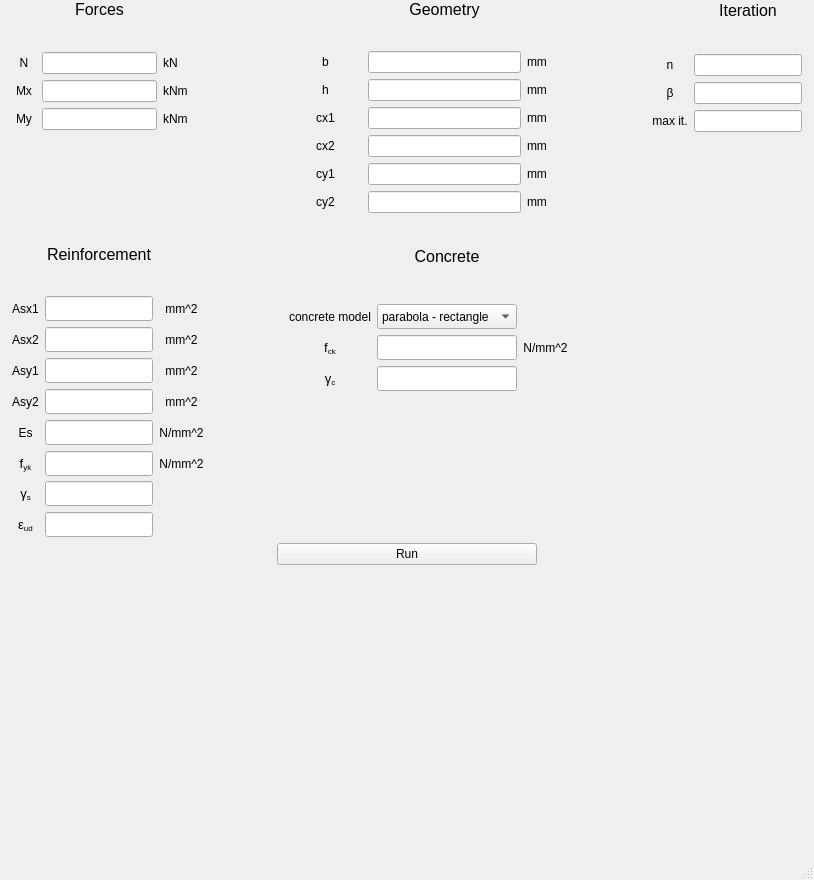
<?xml version="1.0" encoding="UTF-8"?>
<ui version="4.0">
 <class>MainWindow</class>
 <widget class="QMainWindow" name="MainWindow">
  <property name="enabled">
   <bool>true</bool>
  </property>
  <property name="geometry">
   <rect>
    <x>0</x>
    <y>0</y>
    <width>814</width>
    <height>880</height>
   </rect>
  </property>
  <property name="sizePolicy">
   <sizepolicy hsizetype="Fixed" vsizetype="Fixed">
    <horstretch>1</horstretch>
    <verstretch>1</verstretch>
   </sizepolicy>
  </property>
  <property name="minimumSize">
   <size>
    <width>814</width>
    <height>849</height>
   </size>
  </property>
  <property name="maximumSize">
   <size>
    <width>814</width>
    <height>880</height>
   </size>
  </property>
  <property name="windowTitle">
   <string>Column Input</string>
  </property>
  <property name="animated">
   <bool>true</bool>
  </property>
  <widget class="QWidget" name="centralwidget">
   <widget class="QLabel" name="label_18">
    <property name="geometry">
     <rect>
      <x>275</x>
      <y>570</y>
      <width>264</width>
      <height>271</height>
     </rect>
    </property>
    <property name="text">
     <string/>
    </property>
    <property name="pixmap">
     <pixmap resource="resourcesColumn.qrc">:/columnPic/columnPic.jpg</pixmap>
    </property>
    <property name="scaledContents">
     <bool>true</bool>
    </property>
   </widget>
   <widget class="QWidget" name="">
    <property name="geometry">
     <rect>
      <x>12</x>
      <y>0</y>
      <width>790</width>
      <height>565</height>
     </rect>
    </property>
    <layout class="QVBoxLayout" name="verticalLayout">
     <item>
      <layout class="QGridLayout" name="gridLayout_6">
       <item row="0" column="0">
        <layout class="QGridLayout" name="gridLayout">
         <item row="0" column="1">
          <widget class="QLabel" name="label_13">
           <property name="sizePolicy">
            <sizepolicy hsizetype="Preferred" vsizetype="Fixed">
             <horstretch>0</horstretch>
             <verstretch>0</verstretch>
            </sizepolicy>
           </property>
           <property name="font">
            <font>
             <pointsize>12</pointsize>
            </font>
           </property>
           <property name="text">
            <string>Forces</string>
           </property>
           <property name="alignment">
            <set>Qt::AlignCenter</set>
           </property>
          </widget>
         </item>
         <item row="1" column="1">
          <widget class="QLabel" name="label_25">
           <property name="minimumSize">
            <size>
             <width>0</width>
             <height>20</height>
            </size>
           </property>
           <property name="text">
            <string/>
           </property>
           <property name="alignment">
            <set>Qt::AlignCenter</set>
           </property>
          </widget>
         </item>
         <item row="2" column="0">
          <widget class="QLabel" name="NxLabel">
           <property name="minimumSize">
            <size>
             <width>24</width>
             <height>0</height>
            </size>
           </property>
           <property name="text">
            <string>N</string>
           </property>
           <property name="alignment">
            <set>Qt::AlignCenter</set>
           </property>
          </widget>
         </item>
         <item row="2" column="1">
          <widget class="QLineEdit" name="nx">
           <property name="text">
            <string/>
           </property>
           <property name="alignment">
            <set>Qt::AlignCenter</set>
           </property>
          </widget>
         </item>
         <item row="2" column="2">
          <widget class="QLabel" name="label">
           <property name="text">
            <string>kN</string>
           </property>
          </widget>
         </item>
         <item row="3" column="0">
          <widget class="QLabel" name="MxLabel">
           <property name="minimumSize">
            <size>
             <width>24</width>
             <height>0</height>
            </size>
           </property>
           <property name="text">
            <string>Mx</string>
           </property>
           <property name="alignment">
            <set>Qt::AlignCenter</set>
           </property>
          </widget>
         </item>
         <item row="3" column="1">
          <widget class="QLineEdit" name="mx">
           <property name="sizePolicy">
            <sizepolicy hsizetype="Preferred" vsizetype="Fixed">
             <horstretch>0</horstretch>
             <verstretch>0</verstretch>
            </sizepolicy>
           </property>
           <property name="text">
            <string/>
           </property>
           <property name="alignment">
            <set>Qt::AlignCenter</set>
           </property>
          </widget>
         </item>
         <item row="3" column="2">
          <widget class="QLabel" name="label_2">
           <property name="minimumSize">
            <size>
             <width>41</width>
             <height>0</height>
            </size>
           </property>
           <property name="text">
            <string>kNm</string>
           </property>
          </widget>
         </item>
         <item row="4" column="0">
          <widget class="QLabel" name="MxLabel_2">
           <property name="minimumSize">
            <size>
             <width>24</width>
             <height>0</height>
            </size>
           </property>
           <property name="text">
            <string>My</string>
           </property>
           <property name="alignment">
            <set>Qt::AlignCenter</set>
           </property>
          </widget>
         </item>
         <item row="4" column="1">
          <widget class="QLineEdit" name="my">
           <property name="text">
            <string/>
           </property>
           <property name="alignment">
            <set>Qt::AlignCenter</set>
           </property>
          </widget>
         </item>
         <item row="4" column="2">
          <widget class="QLabel" name="label_19">
           <property name="text">
            <string>kNm</string>
           </property>
          </widget>
         </item>
         <item row="5" column="1">
          <widget class="QLabel" name="label_26">
           <property name="minimumSize">
            <size>
             <width>0</width>
             <height>20</height>
            </size>
           </property>
           <property name="text">
            <string/>
           </property>
           <property name="alignment">
            <set>Qt::AlignCenter</set>
           </property>
          </widget>
         </item>
         <item row="6" column="1">
          <widget class="QLabel" name="label_27">
           <property name="minimumSize">
            <size>
             <width>0</width>
             <height>20</height>
            </size>
           </property>
           <property name="text">
            <string/>
           </property>
           <property name="alignment">
            <set>Qt::AlignCenter</set>
           </property>
          </widget>
         </item>
         <item row="7" column="1">
          <widget class="QLabel" name="label_28">
           <property name="minimumSize">
            <size>
             <width>0</width>
             <height>20</height>
            </size>
           </property>
           <property name="text">
            <string/>
           </property>
           <property name="alignment">
            <set>Qt::AlignCenter</set>
           </property>
          </widget>
         </item>
         <item row="8" column="1">
          <widget class="QLabel" name="label_29">
           <property name="minimumSize">
            <size>
             <width>0</width>
             <height>20</height>
            </size>
           </property>
           <property name="text">
            <string/>
           </property>
           <property name="alignment">
            <set>Qt::AlignCenter</set>
           </property>
          </widget>
         </item>
        </layout>
       </item>
       <item row="0" column="2">
        <layout class="QGridLayout" name="gridLayout_4">
         <item row="0" column="1">
          <widget class="QLabel" name="label_16">
           <property name="font">
            <font>
             <pointsize>12</pointsize>
            </font>
           </property>
           <property name="text">
            <string>Geometry</string>
           </property>
           <property name="alignment">
            <set>Qt::AlignCenter</set>
           </property>
          </widget>
         </item>
         <item row="1" column="1">
          <widget class="QLabel" name="label_24">
           <property name="minimumSize">
            <size>
             <width>0</width>
             <height>20</height>
            </size>
           </property>
           <property name="text">
            <string/>
           </property>
           <property name="alignment">
            <set>Qt::AlignCenter</set>
           </property>
          </widget>
         </item>
         <item row="2" column="0">
          <widget class="QLabel" name="bLabel">
           <property name="minimumSize">
            <size>
             <width>73</width>
             <height>0</height>
            </size>
           </property>
           <property name="text">
            <string>b</string>
           </property>
           <property name="alignment">
            <set>Qt::AlignCenter</set>
           </property>
          </widget>
         </item>
         <item row="2" column="1">
          <widget class="QLineEdit" name="b">
           <property name="sizePolicy">
            <sizepolicy hsizetype="Preferred" vsizetype="Fixed">
             <horstretch>0</horstretch>
             <verstretch>0</verstretch>
            </sizepolicy>
           </property>
           <property name="text">
            <string/>
           </property>
           <property name="alignment">
            <set>Qt::AlignCenter</set>
           </property>
          </widget>
         </item>
         <item row="2" column="2">
          <widget class="QLabel" name="label_5">
           <property name="minimumSize">
            <size>
             <width>41</width>
             <height>0</height>
            </size>
           </property>
           <property name="text">
            <string>mm</string>
           </property>
          </widget>
         </item>
         <item row="3" column="0">
          <widget class="QLabel" name="hLabel">
           <property name="text">
            <string>h</string>
           </property>
           <property name="alignment">
            <set>Qt::AlignCenter</set>
           </property>
          </widget>
         </item>
         <item row="3" column="1">
          <widget class="QLineEdit" name="h">
           <property name="text">
            <string/>
           </property>
           <property name="alignment">
            <set>Qt::AlignCenter</set>
           </property>
          </widget>
         </item>
         <item row="3" column="2">
          <widget class="QLabel" name="label_6">
           <property name="minimumSize">
            <size>
             <width>41</width>
             <height>0</height>
            </size>
           </property>
           <property name="text">
            <string>mm</string>
           </property>
          </widget>
         </item>
         <item row="4" column="0">
          <widget class="QLabel" name="c1Label">
           <property name="minimumSize">
            <size>
             <width>73</width>
             <height>0</height>
            </size>
           </property>
           <property name="text">
            <string>cx1</string>
           </property>
           <property name="alignment">
            <set>Qt::AlignCenter</set>
           </property>
          </widget>
         </item>
         <item row="4" column="1">
          <widget class="QLineEdit" name="cx1">
           <property name="text">
            <string/>
           </property>
           <property name="alignment">
            <set>Qt::AlignCenter</set>
           </property>
          </widget>
         </item>
         <item row="4" column="2">
          <widget class="QLabel" name="label_9">
           <property name="minimumSize">
            <size>
             <width>41</width>
             <height>0</height>
            </size>
           </property>
           <property name="text">
            <string>mm</string>
           </property>
          </widget>
         </item>
         <item row="5" column="0">
          <widget class="QLabel" name="c2Label">
           <property name="text">
            <string>cx2</string>
           </property>
           <property name="alignment">
            <set>Qt::AlignCenter</set>
           </property>
          </widget>
         </item>
         <item row="5" column="1">
          <widget class="QLineEdit" name="cx2">
           <property name="text">
            <string/>
           </property>
           <property name="alignment">
            <set>Qt::AlignCenter</set>
           </property>
          </widget>
         </item>
         <item row="5" column="2">
          <widget class="QLabel" name="label_10">
           <property name="text">
            <string>mm</string>
           </property>
          </widget>
         </item>
         <item row="6" column="0">
          <widget class="QLabel" name="c2Label_2">
           <property name="text">
            <string>cy1</string>
           </property>
           <property name="alignment">
            <set>Qt::AlignCenter</set>
           </property>
          </widget>
         </item>
         <item row="6" column="1">
          <widget class="QLineEdit" name="cy1">
           <property name="text">
            <string/>
           </property>
           <property name="alignment">
            <set>Qt::AlignCenter</set>
           </property>
          </widget>
         </item>
         <item row="6" column="2">
          <widget class="QLabel" name="label_21">
           <property name="text">
            <string>mm</string>
           </property>
          </widget>
         </item>
         <item row="7" column="0">
          <widget class="QLabel" name="c2Label_3">
           <property name="text">
            <string>cy2</string>
           </property>
           <property name="alignment">
            <set>Qt::AlignCenter</set>
           </property>
          </widget>
         </item>
         <item row="7" column="1">
          <widget class="QLineEdit" name="cy2">
           <property name="text">
            <string/>
           </property>
           <property name="alignment">
            <set>Qt::AlignCenter</set>
           </property>
          </widget>
         </item>
         <item row="7" column="2">
          <widget class="QLabel" name="label_22">
           <property name="text">
            <string>mm</string>
           </property>
          </widget>
         </item>
         <item row="8" column="1">
          <widget class="QLabel" name="label_23">
           <property name="minimumSize">
            <size>
             <width>0</width>
             <height>20</height>
            </size>
           </property>
           <property name="text">
            <string/>
           </property>
           <property name="alignment">
            <set>Qt::AlignCenter</set>
           </property>
          </widget>
         </item>
        </layout>
       </item>
       <item row="0" column="3">
        <spacer name="horizontalSpacer_2">
         <property name="orientation">
          <enum>Qt::Horizontal</enum>
         </property>
         <property name="sizeHint" stdset="0">
          <size>
           <width>60</width>
           <height>20</height>
          </size>
         </property>
        </spacer>
       </item>
       <item row="0" column="4">
        <layout class="QGridLayout" name="gridLayout_5">
         <item row="0" column="1">
          <widget class="QLabel" name="label_17">
           <property name="font">
            <font>
             <pointsize>12</pointsize>
            </font>
           </property>
           <property name="text">
            <string>Iteration</string>
           </property>
           <property name="alignment">
            <set>Qt::AlignCenter</set>
           </property>
          </widget>
         </item>
         <item row="1" column="1">
          <widget class="QLabel" name="label_30">
           <property name="minimumSize">
            <size>
             <width>0</width>
             <height>20</height>
            </size>
           </property>
           <property name="text">
            <string/>
           </property>
           <property name="alignment">
            <set>Qt::AlignCenter</set>
           </property>
          </widget>
         </item>
         <item row="2" column="0">
          <widget class="QLabel" name="nLabel">
           <property name="text">
            <string>n</string>
           </property>
           <property name="alignment">
            <set>Qt::AlignCenter</set>
           </property>
          </widget>
         </item>
         <item row="2" column="1">
          <widget class="QLineEdit" name="n">
           <property name="text">
            <string/>
           </property>
           <property name="alignment">
            <set>Qt::AlignCenter</set>
           </property>
          </widget>
         </item>
         <item row="3" column="0">
          <widget class="QLabel" name="betaLabel">
           <property name="text">
            <string>&lt;html&gt;&lt;head/&gt;&lt;body&gt;&lt;p&gt;β&lt;/p&gt;&lt;/body&gt;&lt;/html&gt;</string>
           </property>
           <property name="alignment">
            <set>Qt::AlignCenter</set>
           </property>
          </widget>
         </item>
         <item row="3" column="1">
          <widget class="QLineEdit" name="beta">
           <property name="text">
            <string/>
           </property>
           <property name="alignment">
            <set>Qt::AlignCenter</set>
           </property>
          </widget>
         </item>
         <item row="4" column="0">
          <widget class="QLabel" name="maxItLabel">
           <property name="text">
            <string>max it.</string>
           </property>
           <property name="alignment">
            <set>Qt::AlignCenter</set>
           </property>
          </widget>
         </item>
         <item row="4" column="1">
          <widget class="QLineEdit" name="maxIt">
           <property name="text">
            <string/>
           </property>
           <property name="alignment">
            <set>Qt::AlignCenter</set>
           </property>
          </widget>
         </item>
         <item row="5" column="1">
          <widget class="QLabel" name="label_31">
           <property name="minimumSize">
            <size>
             <width>0</width>
             <height>20</height>
            </size>
           </property>
           <property name="text">
            <string/>
           </property>
           <property name="alignment">
            <set>Qt::AlignCenter</set>
           </property>
          </widget>
         </item>
         <item row="6" column="1">
          <widget class="QLabel" name="label_32">
           <property name="minimumSize">
            <size>
             <width>0</width>
             <height>20</height>
            </size>
           </property>
           <property name="text">
            <string/>
           </property>
           <property name="alignment">
            <set>Qt::AlignCenter</set>
           </property>
          </widget>
         </item>
         <item row="7" column="1">
          <widget class="QLabel" name="label_33">
           <property name="minimumSize">
            <size>
             <width>0</width>
             <height>20</height>
            </size>
           </property>
           <property name="text">
            <string/>
           </property>
           <property name="alignment">
            <set>Qt::AlignCenter</set>
           </property>
          </widget>
         </item>
         <item row="8" column="1">
          <widget class="QLabel" name="label_34">
           <property name="minimumSize">
            <size>
             <width>0</width>
             <height>20</height>
            </size>
           </property>
           <property name="text">
            <string/>
           </property>
           <property name="alignment">
            <set>Qt::AlignCenter</set>
           </property>
          </widget>
         </item>
        </layout>
       </item>
       <item row="1" column="0">
        <layout class="QGridLayout" name="gridLayout_3">
         <item row="0" column="1">
          <widget class="QLabel" name="label_15">
           <property name="font">
            <font>
             <pointsize>12</pointsize>
            </font>
           </property>
           <property name="text">
            <string>Reinforcement</string>
           </property>
           <property name="alignment">
            <set>Qt::AlignCenter</set>
           </property>
          </widget>
         </item>
         <item row="1" column="1">
          <widget class="QLabel" name="label_35">
           <property name="minimumSize">
            <size>
             <width>0</width>
             <height>20</height>
            </size>
           </property>
           <property name="text">
            <string/>
           </property>
           <property name="alignment">
            <set>Qt::AlignCenter</set>
           </property>
          </widget>
         </item>
         <item row="2" column="0">
          <widget class="QLabel" name="Asx1Label">
           <property name="minimumSize">
            <size>
             <width>0</width>
             <height>25</height>
            </size>
           </property>
           <property name="text">
            <string>Asx1</string>
           </property>
           <property name="alignment">
            <set>Qt::AlignCenter</set>
           </property>
          </widget>
         </item>
         <item row="2" column="1">
          <widget class="QLineEdit" name="Asx1">
           <property name="sizePolicy">
            <sizepolicy hsizetype="Preferred" vsizetype="Fixed">
             <horstretch>0</horstretch>
             <verstretch>0</verstretch>
            </sizepolicy>
           </property>
           <property name="minimumSize">
            <size>
             <width>0</width>
             <height>25</height>
            </size>
           </property>
           <property name="text">
            <string/>
           </property>
           <property name="alignment">
            <set>Qt::AlignCenter</set>
           </property>
          </widget>
         </item>
         <item row="2" column="2">
          <widget class="QLabel" name="label_7">
           <property name="minimumSize">
            <size>
             <width>0</width>
             <height>25</height>
            </size>
           </property>
           <property name="text">
            <string>mm^2</string>
           </property>
           <property name="alignment">
            <set>Qt::AlignCenter</set>
           </property>
          </widget>
         </item>
         <item row="3" column="0">
          <widget class="QLabel" name="Asx2Label">
           <property name="minimumSize">
            <size>
             <width>0</width>
             <height>25</height>
            </size>
           </property>
           <property name="text">
            <string>Asx2</string>
           </property>
           <property name="alignment">
            <set>Qt::AlignCenter</set>
           </property>
          </widget>
         </item>
         <item row="3" column="1">
          <widget class="QLineEdit" name="Asx2">
           <property name="sizePolicy">
            <sizepolicy hsizetype="Preferred" vsizetype="Fixed">
             <horstretch>0</horstretch>
             <verstretch>0</verstretch>
            </sizepolicy>
           </property>
           <property name="minimumSize">
            <size>
             <width>0</width>
             <height>25</height>
            </size>
           </property>
           <property name="text">
            <string/>
           </property>
           <property name="alignment">
            <set>Qt::AlignCenter</set>
           </property>
          </widget>
         </item>
         <item row="3" column="2">
          <widget class="QLabel" name="label_8">
           <property name="minimumSize">
            <size>
             <width>0</width>
             <height>25</height>
            </size>
           </property>
           <property name="text">
            <string>mm^2</string>
           </property>
           <property name="alignment">
            <set>Qt::AlignCenter</set>
           </property>
          </widget>
         </item>
         <item row="4" column="0">
          <widget class="QLabel" name="Esx1Label">
           <property name="minimumSize">
            <size>
             <width>0</width>
             <height>25</height>
            </size>
           </property>
           <property name="text">
            <string>Asy1</string>
           </property>
           <property name="alignment">
            <set>Qt::AlignCenter</set>
           </property>
          </widget>
         </item>
         <item row="4" column="1">
          <widget class="QLineEdit" name="Asy1">
           <property name="minimumSize">
            <size>
             <width>0</width>
             <height>25</height>
            </size>
           </property>
           <property name="text">
            <string/>
           </property>
           <property name="alignment">
            <set>Qt::AlignCenter</set>
           </property>
          </widget>
         </item>
         <item row="4" column="2">
          <widget class="QLabel" name="label_11">
           <property name="minimumSize">
            <size>
             <width>0</width>
             <height>25</height>
            </size>
           </property>
           <property name="text">
            <string>mm^2</string>
           </property>
           <property name="alignment">
            <set>Qt::AlignCenter</set>
           </property>
          </widget>
         </item>
         <item row="5" column="0">
          <widget class="QLabel" name="Esx1Label_2">
           <property name="minimumSize">
            <size>
             <width>0</width>
             <height>25</height>
            </size>
           </property>
           <property name="text">
            <string>Asy2</string>
           </property>
           <property name="alignment">
            <set>Qt::AlignCenter</set>
           </property>
          </widget>
         </item>
         <item row="5" column="1">
          <widget class="QLineEdit" name="Asy2">
           <property name="minimumSize">
            <size>
             <width>0</width>
             <height>25</height>
            </size>
           </property>
           <property name="text">
            <string/>
           </property>
           <property name="alignment">
            <set>Qt::AlignCenter</set>
           </property>
          </widget>
         </item>
         <item row="5" column="2">
          <widget class="QLabel" name="label_20">
           <property name="minimumSize">
            <size>
             <width>0</width>
             <height>25</height>
            </size>
           </property>
           <property name="text">
            <string>mm^2</string>
           </property>
           <property name="alignment">
            <set>Qt::AlignCenter</set>
           </property>
          </widget>
         </item>
         <item row="6" column="0">
          <widget class="QLabel" name="Esx2Label">
           <property name="minimumSize">
            <size>
             <width>0</width>
             <height>25</height>
            </size>
           </property>
           <property name="text">
            <string>Es</string>
           </property>
           <property name="alignment">
            <set>Qt::AlignCenter</set>
           </property>
          </widget>
         </item>
         <item row="6" column="1">
          <widget class="QLineEdit" name="Es">
           <property name="minimumSize">
            <size>
             <width>0</width>
             <height>25</height>
            </size>
           </property>
           <property name="text">
            <string/>
           </property>
           <property name="alignment">
            <set>Qt::AlignCenter</set>
           </property>
          </widget>
         </item>
         <item row="6" column="2">
          <widget class="QLabel" name="label_12">
           <property name="minimumSize">
            <size>
             <width>0</width>
             <height>25</height>
            </size>
           </property>
           <property name="text">
            <string>N/mm^2</string>
           </property>
           <property name="alignment">
            <set>Qt::AlignCenter</set>
           </property>
          </widget>
         </item>
         <item row="7" column="0">
          <widget class="QLabel" name="fykLabel">
           <property name="sizePolicy">
            <sizepolicy hsizetype="Preferred" vsizetype="Fixed">
             <horstretch>0</horstretch>
             <verstretch>0</verstretch>
            </sizepolicy>
           </property>
           <property name="minimumSize">
            <size>
             <width>0</width>
             <height>25</height>
            </size>
           </property>
           <property name="font">
            <font>
             <pointsize>10</pointsize>
            </font>
           </property>
           <property name="text">
            <string>&lt;html&gt;&lt;head/&gt;&lt;body&gt;&lt;p&gt;&lt;span style=&quot; font-size:10pt;&quot;&gt;f&lt;/span&gt;&lt;span style=&quot; font-size:10pt; vertical-align:sub;&quot;&gt;yk&lt;/span&gt;&lt;/p&gt;&lt;/body&gt;&lt;/html&gt;</string>
           </property>
           <property name="alignment">
            <set>Qt::AlignCenter</set>
           </property>
          </widget>
         </item>
         <item row="7" column="1">
          <widget class="QLineEdit" name="fyk">
           <property name="sizePolicy">
            <sizepolicy hsizetype="Preferred" vsizetype="Fixed">
             <horstretch>0</horstretch>
             <verstretch>0</verstretch>
            </sizepolicy>
           </property>
           <property name="minimumSize">
            <size>
             <width>0</width>
             <height>25</height>
            </size>
           </property>
           <property name="text">
            <string/>
           </property>
           <property name="alignment">
            <set>Qt::AlignCenter</set>
           </property>
          </widget>
         </item>
         <item row="7" column="2">
          <widget class="QLabel" name="label_4">
           <property name="minimumSize">
            <size>
             <width>0</width>
             <height>25</height>
            </size>
           </property>
           <property name="text">
            <string>N/mm^2</string>
           </property>
           <property name="alignment">
            <set>Qt::AlignCenter</set>
           </property>
          </widget>
         </item>
         <item row="8" column="0">
          <widget class="QLabel" name="gamma_sLabel">
           <property name="minimumSize">
            <size>
             <width>0</width>
             <height>25</height>
            </size>
           </property>
           <property name="font">
            <font>
             <pointsize>10</pointsize>
            </font>
           </property>
           <property name="text">
            <string>&lt;html&gt;&lt;head/&gt;&lt;body&gt;&lt;p&gt;&lt;span style=&quot; font-family:'Calibri','sans-serif'; font-size:10pt;&quot;&gt;γ&lt;/span&gt;&lt;span style=&quot; font-family:'Calibri','sans-serif'; font-size:10pt; vertical-align:sub;&quot;&gt;s&lt;/span&gt;&lt;/p&gt;&lt;/body&gt;&lt;/html&gt;</string>
           </property>
           <property name="alignment">
            <set>Qt::AlignCenter</set>
           </property>
          </widget>
         </item>
         <item row="8" column="1">
          <widget class="QLineEdit" name="gamma_s">
           <property name="sizePolicy">
            <sizepolicy hsizetype="Preferred" vsizetype="Fixed">
             <horstretch>0</horstretch>
             <verstretch>0</verstretch>
            </sizepolicy>
           </property>
           <property name="minimumSize">
            <size>
             <width>0</width>
             <height>25</height>
            </size>
           </property>
           <property name="text">
            <string/>
           </property>
           <property name="alignment">
            <set>Qt::AlignCenter</set>
           </property>
          </widget>
         </item>
         <item row="9" column="0">
          <widget class="QLabel" name="epsudLabel">
           <property name="minimumSize">
            <size>
             <width>0</width>
             <height>25</height>
            </size>
           </property>
           <property name="font">
            <font>
             <pointsize>10</pointsize>
            </font>
           </property>
           <property name="text">
            <string>&lt;html&gt;&lt;head/&gt;&lt;body&gt;&lt;p&gt;&lt;span style=&quot; font-size:10pt;&quot;&gt;ε&lt;/span&gt;&lt;span style=&quot; font-size:10pt; vertical-align:sub;&quot;&gt;ud&lt;/span&gt;&lt;/p&gt;&lt;/body&gt;&lt;/html&gt;</string>
           </property>
           <property name="alignment">
            <set>Qt::AlignCenter</set>
           </property>
          </widget>
         </item>
         <item row="9" column="1">
          <widget class="QLineEdit" name="epsud">
           <property name="minimumSize">
            <size>
             <width>0</width>
             <height>25</height>
            </size>
           </property>
           <property name="text">
            <string/>
           </property>
           <property name="alignment">
            <set>Qt::AlignCenter</set>
           </property>
          </widget>
         </item>
        </layout>
       </item>
       <item row="1" column="1">
        <spacer name="horizontalSpacer">
         <property name="orientation">
          <enum>Qt::Horizontal</enum>
         </property>
         <property name="sizeHint" stdset="0">
          <size>
           <width>60</width>
           <height>20</height>
          </size>
         </property>
        </spacer>
       </item>
       <item row="1" column="2">
        <layout class="QGridLayout" name="gridLayout_2">
         <item row="0" column="1">
          <widget class="QLabel" name="label_14">
           <property name="font">
            <font>
             <pointsize>12</pointsize>
            </font>
           </property>
           <property name="text">
            <string>Concrete</string>
           </property>
           <property name="alignment">
            <set>Qt::AlignCenter</set>
           </property>
          </widget>
         </item>
         <item row="3" column="1">
          <widget class="QLineEdit" name="fck">
           <property name="sizePolicy">
            <sizepolicy hsizetype="Preferred" vsizetype="Fixed">
             <horstretch>0</horstretch>
             <verstretch>0</verstretch>
            </sizepolicy>
           </property>
           <property name="minimumSize">
            <size>
             <width>0</width>
             <height>25</height>
            </size>
           </property>
           <property name="text">
            <string/>
           </property>
           <property name="alignment">
            <set>Qt::AlignCenter</set>
           </property>
          </widget>
         </item>
         <item row="4" column="0">
          <widget class="QLabel" name="gamma_cLabel">
           <property name="minimumSize">
            <size>
             <width>0</width>
             <height>25</height>
            </size>
           </property>
           <property name="font">
            <font>
             <pointsize>10</pointsize>
            </font>
           </property>
           <property name="text">
            <string>&lt;html&gt;&lt;head/&gt;&lt;body&gt;&lt;p&gt;&lt;span style=&quot; font-family:'Calibri','sans-serif'; font-size:10pt;&quot;&gt;γ&lt;/span&gt;&lt;span style=&quot; font-family:'Calibri','sans-serif'; font-size:10pt; vertical-align:sub;&quot;&gt;c&lt;/span&gt;&lt;/p&gt;&lt;/body&gt;&lt;/html&gt;</string>
           </property>
           <property name="alignment">
            <set>Qt::AlignCenter</set>
           </property>
          </widget>
         </item>
         <item row="6" column="1">
          <widget class="QLabel" name="label_38">
           <property name="minimumSize">
            <size>
             <width>0</width>
             <height>20</height>
            </size>
           </property>
           <property name="text">
            <string/>
           </property>
           <property name="alignment">
            <set>Qt::AlignCenter</set>
           </property>
          </widget>
         </item>
         <item row="2" column="1">
          <widget class="QComboBox" name="concreteModelComboBox">
           <property name="minimumSize">
            <size>
             <width>0</width>
             <height>25</height>
            </size>
           </property>
           <item>
            <property name="text">
             <string>parabola - rectangle</string>
            </property>
           </item>
           <item>
            <property name="text">
             <string>bilinear</string>
            </property>
           </item>
          </widget>
         </item>
         <item row="2" column="0">
          <widget class="QLabel" name="concreteModelLabel">
           <property name="minimumSize">
            <size>
             <width>0</width>
             <height>25</height>
            </size>
           </property>
           <property name="text">
            <string>concrete model</string>
           </property>
           <property name="alignment">
            <set>Qt::AlignCenter</set>
           </property>
          </widget>
         </item>
         <item row="3" column="0">
          <widget class="QLabel" name="fckLabel">
           <property name="minimumSize">
            <size>
             <width>0</width>
             <height>25</height>
            </size>
           </property>
           <property name="font">
            <font>
             <pointsize>10</pointsize>
            </font>
           </property>
           <property name="text">
            <string>&lt;html&gt;&lt;head/&gt;&lt;body&gt;&lt;p&gt;&lt;span style=&quot; font-size:10pt;&quot;&gt;f&lt;/span&gt;&lt;span style=&quot; font-size:10pt; vertical-align:sub;&quot;&gt;ck&lt;/span&gt;&lt;/p&gt;&lt;/body&gt;&lt;/html&gt;</string>
           </property>
           <property name="alignment">
            <set>Qt::AlignCenter</set>
           </property>
          </widget>
         </item>
         <item row="8" column="1">
          <widget class="QLabel" name="label_40">
           <property name="minimumSize">
            <size>
             <width>0</width>
             <height>20</height>
            </size>
           </property>
           <property name="text">
            <string/>
           </property>
           <property name="alignment">
            <set>Qt::AlignCenter</set>
           </property>
          </widget>
         </item>
         <item row="9" column="1">
          <widget class="QLabel" name="label_41">
           <property name="minimumSize">
            <size>
             <width>0</width>
             <height>20</height>
            </size>
           </property>
           <property name="text">
            <string/>
           </property>
           <property name="alignment">
            <set>Qt::AlignCenter</set>
           </property>
          </widget>
         </item>
         <item row="7" column="1">
          <widget class="QLabel" name="label_39">
           <property name="minimumSize">
            <size>
             <width>0</width>
             <height>20</height>
            </size>
           </property>
           <property name="text">
            <string/>
           </property>
           <property name="alignment">
            <set>Qt::AlignCenter</set>
           </property>
          </widget>
         </item>
         <item row="5" column="1">
          <widget class="QLabel" name="label_37">
           <property name="minimumSize">
            <size>
             <width>0</width>
             <height>20</height>
            </size>
           </property>
           <property name="text">
            <string/>
           </property>
           <property name="alignment">
            <set>Qt::AlignCenter</set>
           </property>
          </widget>
         </item>
         <item row="3" column="2">
          <widget class="QLabel" name="label_3">
           <property name="minimumSize">
            <size>
             <width>0</width>
             <height>25</height>
            </size>
           </property>
           <property name="text">
            <string>N/mm^2</string>
           </property>
           <property name="alignment">
            <set>Qt::AlignCenter</set>
           </property>
          </widget>
         </item>
         <item row="4" column="1">
          <widget class="QLineEdit" name="gamma_c">
           <property name="sizePolicy">
            <sizepolicy hsizetype="Preferred" vsizetype="Fixed">
             <horstretch>0</horstretch>
             <verstretch>0</verstretch>
            </sizepolicy>
           </property>
           <property name="minimumSize">
            <size>
             <width>0</width>
             <height>25</height>
            </size>
           </property>
           <property name="text">
            <string/>
           </property>
           <property name="alignment">
            <set>Qt::AlignCenter</set>
           </property>
          </widget>
         </item>
         <item row="1" column="1">
          <widget class="QLabel" name="label_36">
           <property name="minimumSize">
            <size>
             <width>0</width>
             <height>20</height>
            </size>
           </property>
           <property name="text">
            <string/>
           </property>
           <property name="alignment">
            <set>Qt::AlignCenter</set>
           </property>
          </widget>
         </item>
        </layout>
       </item>
      </layout>
     </item>
     <item>
      <layout class="QHBoxLayout" name="horizontalLayout">
       <item>
        <widget class="QLabel" name="buttonSpaceLabel1">
         <property name="text">
          <string/>
         </property>
        </widget>
       </item>
       <item>
        <widget class="QPushButton" name="calculateButton">
         <property name="text">
          <string>Run</string>
         </property>
        </widget>
       </item>
       <item>
        <widget class="QLabel" name="buttonSpaceLabel2">
         <property name="text">
          <string/>
         </property>
        </widget>
       </item>
      </layout>
     </item>
    </layout>
   </widget>
  </widget>
  <widget class="QMenuBar" name="menubar">
   <property name="geometry">
    <rect>
     <x>0</x>
     <y>0</y>
     <width>814</width>
     <height>21</height>
    </rect>
   </property>
  </widget>
  <widget class="QStatusBar" name="statusbar"/>
 </widget>
 <tabstops>
  <tabstop>nx</tabstop>
  <tabstop>mx</tabstop>
  <tabstop>my</tabstop>
  <tabstop>b</tabstop>
  <tabstop>h</tabstop>
  <tabstop>cx1</tabstop>
  <tabstop>cx2</tabstop>
  <tabstop>cy1</tabstop>
  <tabstop>cy2</tabstop>
  <tabstop>n</tabstop>
  <tabstop>beta</tabstop>
  <tabstop>maxIt</tabstop>
  <tabstop>Asx1</tabstop>
  <tabstop>Asx2</tabstop>
  <tabstop>Asy1</tabstop>
  <tabstop>Asy2</tabstop>
  <tabstop>Es</tabstop>
  <tabstop>fyk</tabstop>
  <tabstop>gamma_s</tabstop>
  <tabstop>epsud</tabstop>
  <tabstop>concreteModelComboBox</tabstop>
  <tabstop>fck</tabstop>
  <tabstop>gamma_c</tabstop>
  <tabstop>calculateButton</tabstop>
 </tabstops>
 <resources>
  <include location="resourcesColumn.qrc"/>
 </resources>
 <connections/>
 <designerdata>
  <property name="gridDeltaX">
   <number>10</number>
  </property>
  <property name="gridDeltaY">
   <number>10</number>
  </property>
  <property name="gridSnapX">
   <bool>true</bool>
  </property>
  <property name="gridSnapY">
   <bool>true</bool>
  </property>
  <property name="gridVisible">
   <bool>true</bool>
  </property>
 </designerdata>
</ui>
